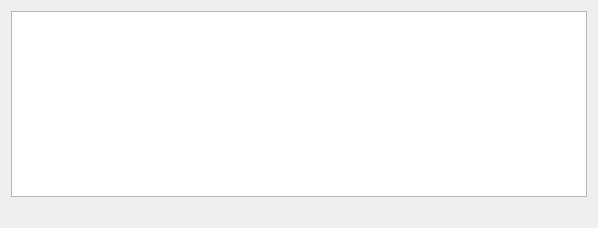
<?xml version="1.0" encoding="UTF-8"?>
<ui version="4.0">
 <class>ShowMessageWidget</class>
 <widget class="QWidget" name="ShowMessageWidget">
  <property name="geometry">
   <rect>
    <x>0</x>
    <y>0</y>
    <width>598</width>
    <height>228</height>
   </rect>
  </property>
  <property name="windowTitle">
   <string>Show message</string>
  </property>
  <layout class="QVBoxLayout" name="verticalLayout">
   <item>
    <widget class="QTextEdit" name="message">
     <property name="acceptRichText">
      <bool>false</bool>
     </property>
    </widget>
   </item>
   <item>
    <widget class="QLabel" name="labelWarning">
     <property name="text">
      <string/>
     </property>
    </widget>
   </item>
  </layout>
 </widget>
 <resources/>
 <connections>
  <connection>
   <sender>message</sender>
   <signal>textChanged()</signal>
   <receiver>ShowMessageWidget</receiver>
   <slot>textChanged()</slot>
   <hints>
    <hint type="sourcelabel">
     <x>298</x>
     <y>96</y>
    </hint>
    <hint type="destinationlabel">
     <x>298</x>
     <y>113</y>
    </hint>
   </hints>
  </connection>
 </connections>
 <slots>
  <slot>helpRequest()</slot>
  <slot>textChanged()</slot>
 </slots>
</ui>
